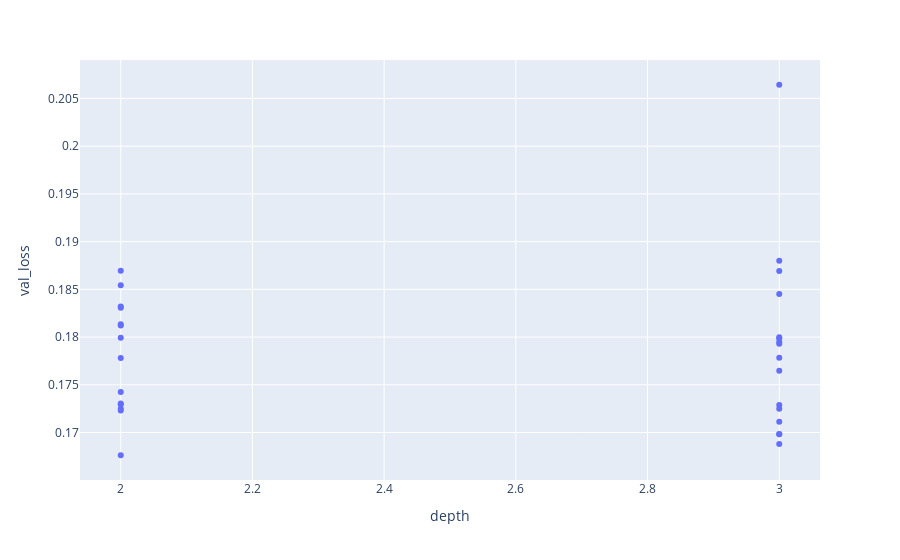

Notebook cell for this chart:
### Code cell
px.scatter(df, x='depth', y='val_loss')

### Figure 1 — Plotly figure (JSON) as saved in the notebook; plotly's stock layout.template omitted (floating-point values rounded to 4 significant figures)
{"data": [{"hovertemplate": "depth=%{x}<br>val_loss=%{y}<extra></extra>", "legendgroup": "", "marker": {"color": "#636efa", "symbol": "circle"}, "mode": "markers", "name": "", "orientation": "v", "showlegend": false, "type": "scatter", "x": [2, 3, 3, 3, 3, 2, 3, 2, 3, 2, 2, 2, 3, 2, 3, 3, 3, 3, 2, 3, 2, 2, 2, 2, 3, 2, 3, 2, 3, 3], "xaxis": "x", "y": [0.1676, 0.1688, 0.1698, 0.1699, 0.1711, 0.1723, 0.1725, 0.1725, 0.1729, 0.1729, 0.1731, 0.1742, 0.1765, 0.1778, 0.1778, 0.1793, 0.1795, 0.1799, 0.1799, 0.18, 0.1812, 0.1813, 0.1831, 0.1832, 0.1845, 0.1854, 0.1869, 0.1869, 0.188, 0.2064], "yaxis": "y"}], "layout": {"legend": {"tracegroupgap": 0}, "margin": {"t": 60}, "xaxis": {"anchor": "y", "domain": [0, 1], "title": {"text": "depth"}}, "yaxis": {"anchor": "x", "domain": [0, 1], "title": {"text": "val_loss"}}}}
